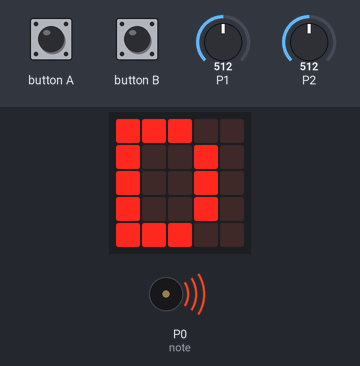
Bench run of a program on a simulated BBC micro:bit running MicroPython. Shown: the board's 5×5 LED display, buzzer (waves = sounding). Inputs (shaded band) come from the test bench; at power-on: P1 = 512, P2 = 512 (analog values on the 0–1023 scale).

Above: at 2.2 s.
2.3 s: P1 set to 310
3.8 s: P1 set to 283
At 5.0 s:
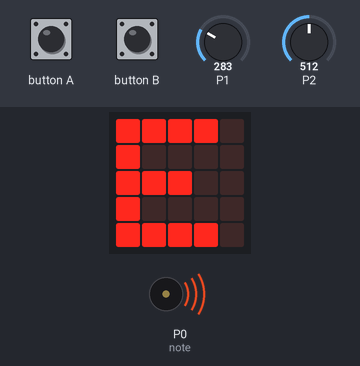
5.3 s: P2 set to 319
6.8 s: P2 set to 285
At 7.8 s:
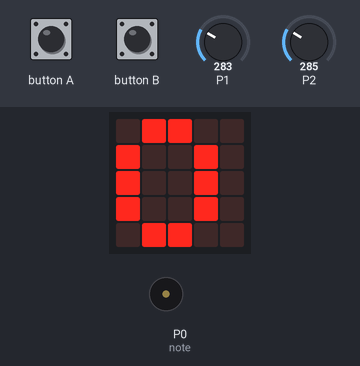
8.3 s: button A pressed for 0.15 s
At 8.43 s:
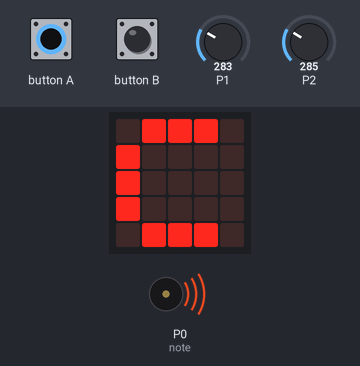
10.0 s: button B pressed for 0.15 s
At 10.14 s:
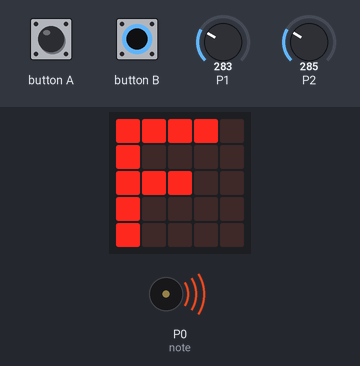
Timing chart, 0 to 12.7 s (numbered marks = the images above; inputs shaded):
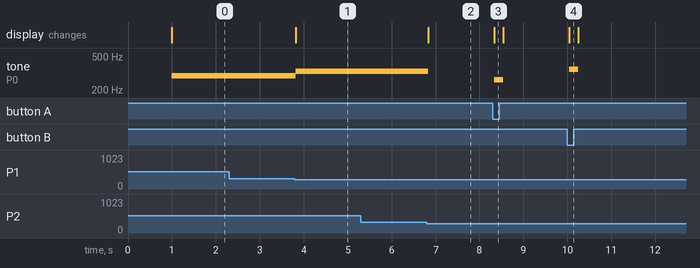

The program:

piano.py
```python
from microbit import *
import music

do = 'C4'
re = 'D4'
mi = 'E4'
fa = 'F4'
sol = 'G4'
la = 'A4'
si = 'B4'
do2 = 'C5'
re2 = 'D5'
mi2 = 'E5'
fa2 = 'F5'
sol2 = 'G5'
la2 = 'A5'
si2 = 'B5'
silence = '0'

hand = 'left'
display.show(Image.ARROW_W)
sleep(1000)

while True:
    v1 = pin1.read_analog() > 300
    v2 = pin2.read_analog() > 300
    b1 = button_a.is_pressed()
    b2 = button_b.is_pressed()

    if (b1 and b2):
        if (hand == 'left'):
            hand = 'right'
            display.show(Image.ARROW_E)
            sleep(1000)
        else:
            hand = 'left'
            display.show(Image.ARROW_W)
            sleep(1000)

    if (b1):
        if hand == 'left':
            note = do
        else:
            note = sol
    elif (v1):
        if hand == 'left':
            note = re
        else:
            note = la
    elif (v2):
        if hand == 'left':
            note = mi
        else:
            note = si
    elif (b2):
        if hand == 'left':
            note = fa
        else:
            note = do2
    else:
        note = silence
    music.play(note, wait=False)
    display.show(note, wait=False)
    sleep(100)
```

Measured:
- the behaviour switches between 301 and 300 on P1 (found by bisection; images 0 and 1)
- the behaviour switches between 301 and 300 on P2 (found by bisection; images 1 and 2)
- after the input at 3.8 s, tone on P0 (note): 294 Hz → 330 Hz at once; the display: changes at once (image 1)
- after the input at 6.8 s, tone on P0 (note): 330 Hz → silent at once; the display: changes at once (image 2)
- after the input at 8.3 s, tone on P0 (note): silent → 262 Hz at once, → silent 0.20 s later; the display: changes at once (image 3)
- after the input at 10.0 s, tone on P0 (note): silent → 349 Hz at once, → silent 0.20 s later; the display: changes at once (image 4)
